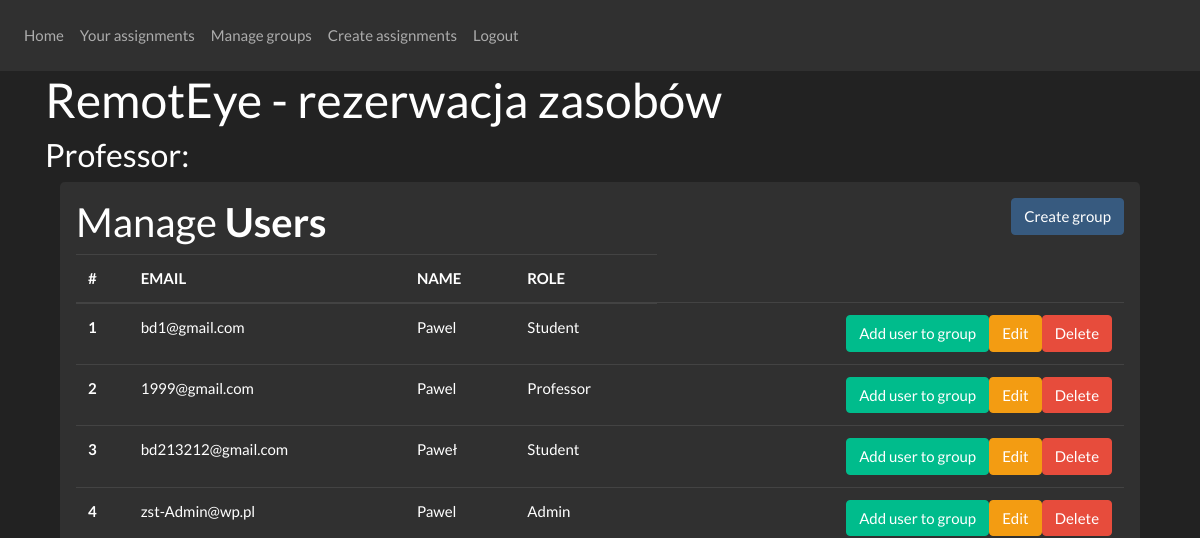
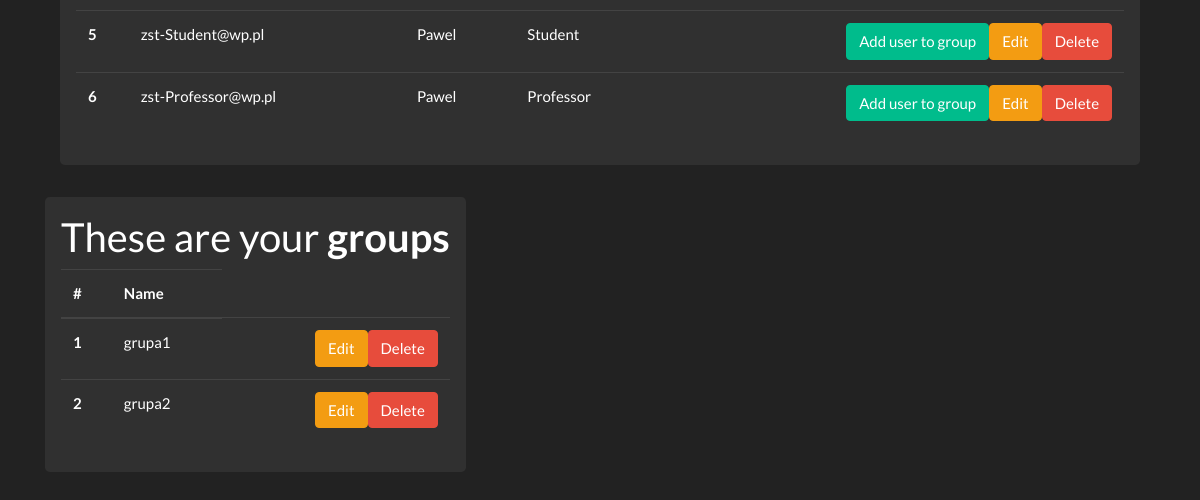
The app's page /main (signed in), older data (2 pictures, top to bottom).
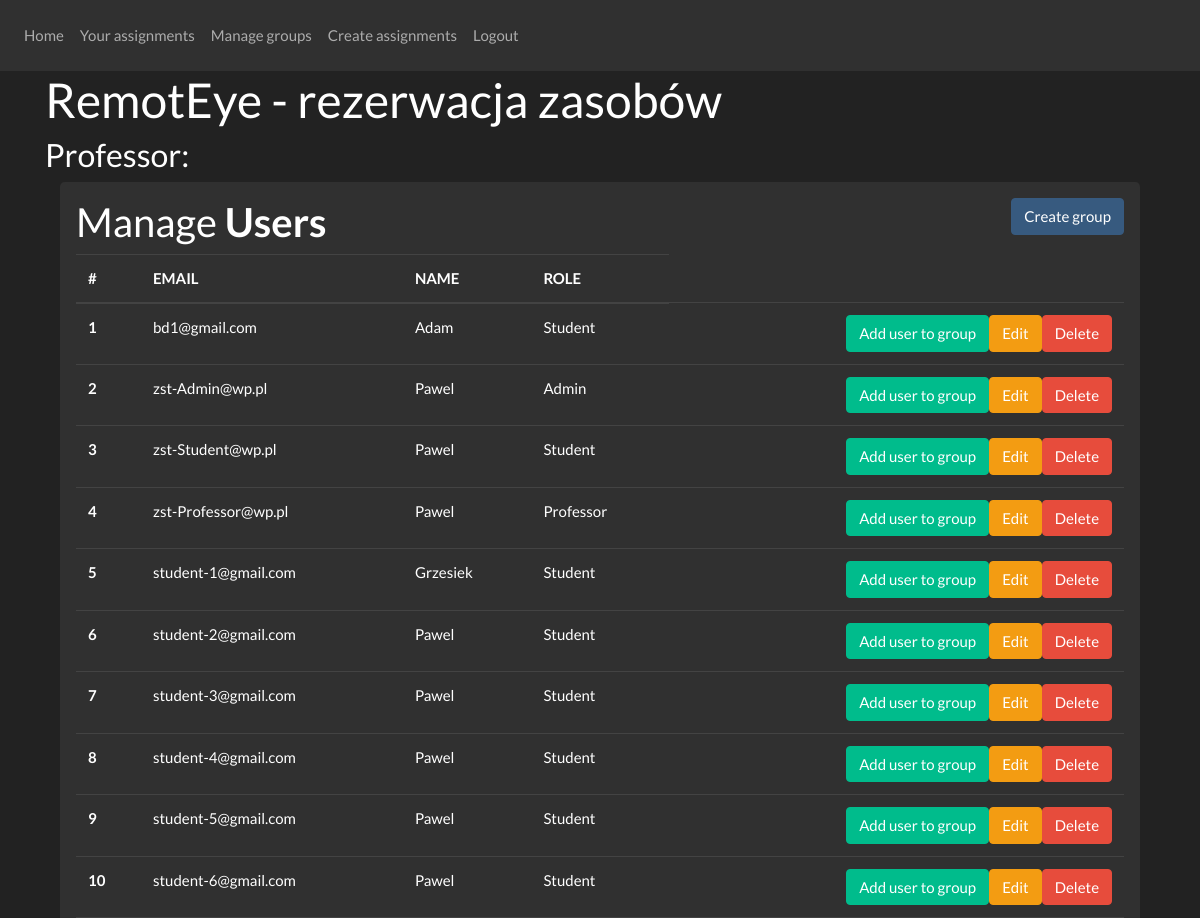
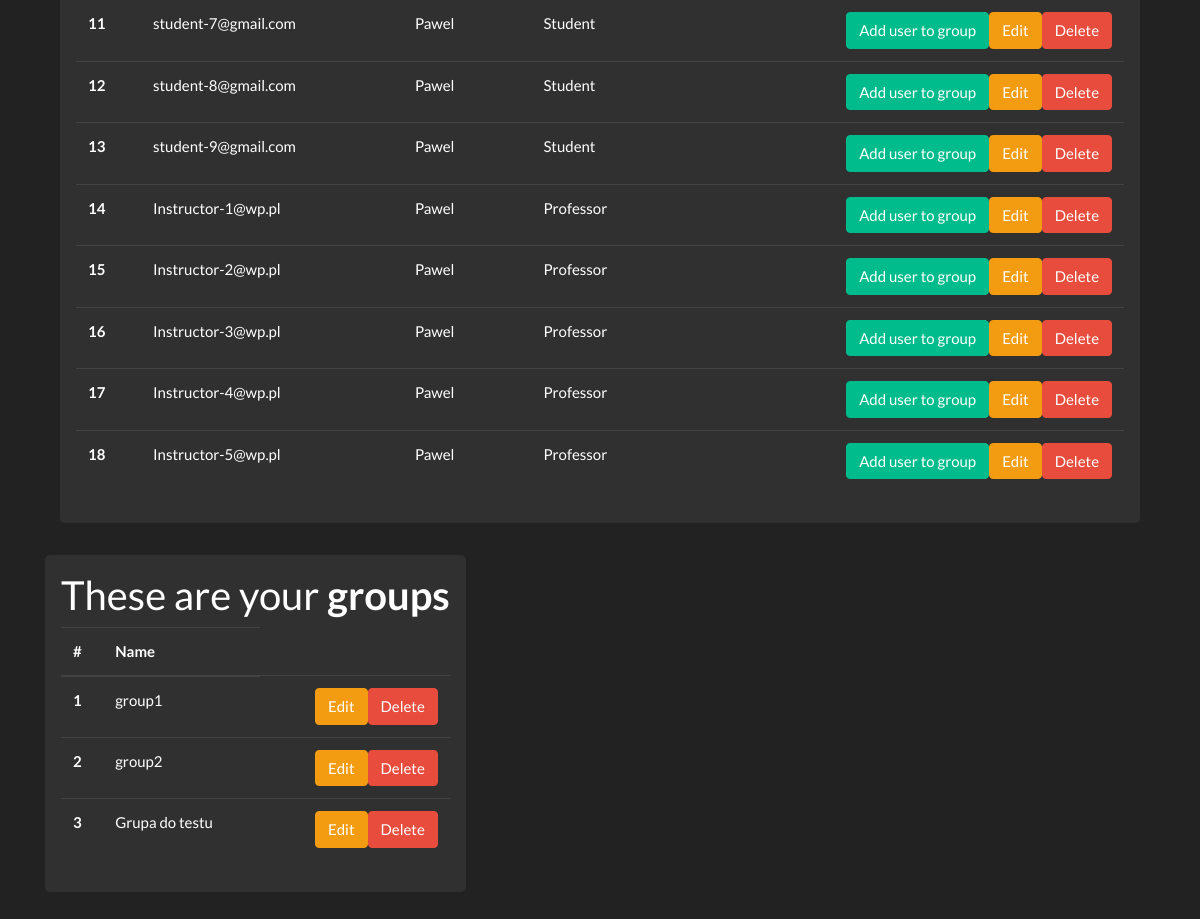
The same page, newer data (2 pictures, top to bottom).
### website/models.py (models this page shows)
class User(db.Model, UserMixin):
    id = db.Column(db.Integer, primary_key=True)
    email = db.Column(db.String(150), unique=True)
    password = db.Column(db.String(150))
    first_name = db.Column(db.String(150))
    role = db.Column(db.String)

class Group(db.Model):
    id = db.Column(db.Integer, primary_key=True)
    id_owner = db.Column(db.Integer, db.ForeignKey('user.id'))
    name_group = db.Column(db.String(150))

### website/views.py (the view)
@views.route('/main', methods=['GET'])
@login_required
def get_main_page():
    return render_template("home.html",
                           current_user=current_user,
                           users=show_users(),
                           groups=show_groups(),
                           groups_for_current_professor=show_groups_for_current_professor(),
                           user_has_permission=user_has_permission,
                           )

### website/permissions.py (called while the page is built)
def user_has_permission(permission):
    return permission in role_permissions[current_user.role]

### website/request_to_database.py (called while the page is built)
def show_users():
    results = db.session.query(User).all()
    return results

def show_groups():
    results = db.session.query(Group).all()
    return results

def show_groups_for_current_professor():
    results = filter(lambda group: group.id_owner == current_user.id, db.session.query(Group).all())
    return results

### website/templates/home.html (shortened to what this page needs)
{% extends "base.html" %}{% block title %}RemotEye - {{ current_user.role }}{% endblock %}
{% block content %}
    <h1> RemotEye - rezerwacja zasobów </h1>
    <h3> {{ current_user.role }}: </h3>
    <form method="get" action="/main">
        <div class="container">
            <div class="table-responsive">
                {% include "table-users.html" %}
            </div>
        </div>
        <div class="container">
            <div class="row">
                {% include "professors-groups.html" %}
            </div>
        </div>
    </form>
{% endblock %}

### website/templates/base.html (shortened to what this page needs)
<!DOCTYPE html>
<html>
<head>
    <link
            rel="stylesheet"
            href="https://stackpath.bootstrapcdn.com/bootstrap/4.4.1/css/bootstrap.min.css"
    />
    <link
            rel="stylesheet"
            href="https://cdn.jsdelivr.net/npm/bootswatch@4.5.2/dist/darkly/bootstrap.min.css"
    />
</head>
<body>
<nav class="navbar navbar-expand-lg navbar-dark bg-dark">
    <div class="collapse navbar-collapse" id="navbar">
        <div class="navbar-nav">
            {% if current_user.is_authenticated %}
                <a class="nav-item nav-link" id="home" href="/main">Home</a>
                <a class="nav-item nav-link" id="your-assignments" href="/your-assignments">Your assignments</a>
                {% if user_has_permission("manage_groups") %}
                    <a class="nav-item nav-link" id="manage-groups" href="/manage-groups">Manage groups</a>
                    <a class="nav-item nav-link" id="create-assignments" href="/create-assignments">Create assignments</a>
                {% endif %}
                <a class="nav-item nav-link" id="logout" href="/logout">Logout</a>
            {% else %}
                <a class="nav-item nav-link" id="login" href="/">Login</a>
                <a class="nav-item nav-link" id="signUp" href="/sign-up">Sign Up</a>
            {% endif %}
        </div>
    </div>
</nav>
<div class="container">{% block content %} {% endblock %}</div>
</body>
</html>

### website/templates/table-users.html (shortened to what this page needs)
{% if user_has_permission("table_users") %}
    <div class="jumbotron p-3">
        <h2> Manage <b> Users </b>
            <button type="button"
                    class="btn btn-primary float-right"
                    data-toggle="modal"
                    data-target="#create-group-modal">Create group
            </button>
        </h2>
        <table class="table table-hover table-dark">
            <thead>
            <tr>
                <th scope="col"> #</th>
                <th scope="col"> EMAIL</th>
                <th scope="col"> NAME</th>
                <th scope="col"> ROLE</th>
            </tr>
            </thead>
            {% for user in users %}
                <tr>
                    <th scope="row"> {{ loop.index }} </th>
                    <td> {{ user.email }} </td>
                    <td> {{ user.first_name }} </td>
                    <td> {{ user.role }} </td>
                    <td>
                        <a href=""
                           class="btn btn-danger btn-xs float-right"
                           id="button_add_user_to_group-{{ user.id }}"
                           onclick=" deleteFromTable(this.id)">Delete</a>
                        <a href=""
                           class="btn btn-warning btn-xs float-right"
                           id="button_update_user-{{ user.id }}"
                           data-toggle="modal"
                           data-target="#update-user-modal"
                           onclick="sendIdButtonForUser(this.id)">Edit</a>
                        <a href=""
                           class="btn btn-success btn-xs float-right"
                           data-toggle="modal"
                           data-target="#add_user_to_group"
                           id="button_add_user_to_group-{{ user.id }}"
                           onclick="sendIdButtonForUser(this.id)">Add user to group</a>
                    </td>
                </tr>
            {% endfor %}
        </table>
    </div>
{% endif %}

### website/templates/professors-groups.html
{% if user_has_permission("groups_for_current_professor") %}
    <div class="jumbotron p-3">
        <h2> These are your <b> groups </b></h2>
        <table class="table table-hover table-dark">
            <thead>
            <tr>
                <th scope="col"> #</th>
                <th scope="col"> Name</th>
            </tr>
            </thead>
            {% for group in groups_for_current_professor %}
                <tr>
                    <th scope="row"> {{ loop.index }}
                    <td> {{ group.name_group }} </td>
                    <td>
                        <a href=""
                           class="btn btn-danger btn-xs float-right"
                           id="delete_group-{{ group.id }}"
                           onclick="deleteFromTable(this.id)">Delete</a>
                        <a href=""
                           class="btn btn-warning btn-xs float-right"
                           id="button_update_user-{{ group.id }}"
                           data-toggle="modal"
                           data-target="#update-group-modal"
                           onclick="sendIdButtonForUser(this.id)">Edit</a>
                    </td>
                </tr>
            {% endfor %}
        </table>
    </div>
{% endif %}

Row changes from the older to the newer data that the page shows:
removed User: email "1999@gmail.com", first_name "Pawel", role "Professor"
removed User: email "bd213212@gmail.com", first_name "Paweł", role "Student"
changed User "bd1@gmail.com": first_name "Pawel" → "Adam"
added User: email "student-1@gmail.com", first_name "Grzesiek", role "Student"
added User: email "student-2@gmail.com", first_name "Pawel", role "Student"
added User: email "student-3@gmail.com", first_name "Pawel", role "Student"
added User: email "student-4@gmail.com", first_name "Pawel", role "Student"
added User: email "student-5@gmail.com", first_name "Pawel", role "Student"
added User: email "student-6@gmail.com", first_name "Pawel", role "Student"
added User: email "student-7@gmail.com", first_name "Pawel", role "Student"
added User: email "student-8@gmail.com", first_name "Pawel", role "Student"
added User: email "student-9@gmail.com", first_name "Pawel", role "Student"
added User: email "Instructor-1@wp.pl", first_name "Pawel", role "Professor"
added User: email "Instructor-2@wp.pl", first_name "Pawel", role "Professor"
added User: email "Instructor-3@wp.pl", first_name "Pawel", role "Professor"
added User: email "Instructor-4@wp.pl", first_name "Pawel", role "Professor"
added User: email "Instructor-5@wp.pl", first_name "Pawel", role "Professor"
changed Group: name_group "grupa1" → "group1"
changed Group: name_group "grupa2" → "group2"
added Group: name_group "Grupa do testu"
